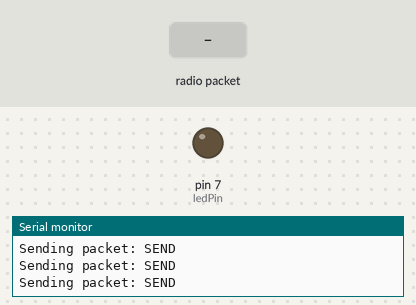
Simulated run of this sketch. Board: Arduino Nano, built with avr-gcc and run on an emulated ATmega328P. Parts: output pins drawn as LEDs (lit = HIGH), the last lines printed to the serial monitor. The test bench sets the inputs (shaded band). No radio packets arrive unless stated.

Above: at 1.2 s.
1.3 s: radio packet "1" arrives
At 2.7 s:
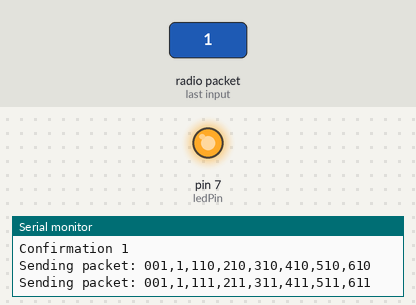
Timing chart, 0 to 4.3 s (numbered marks = the images above; inputs shaded):
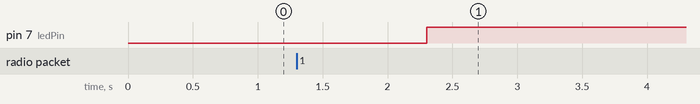

Measured:
- after the input at 1.3 s, pin 7 (ledPin): LOW → HIGH after 1.0 s

The sketch:

Uno_twoway_final.ino
```cpp
#include <SPI.h>
#include <LoRa.h>
const int ledPin = 7;
const int buttonPin = 8;

int count =10;

void setup() {
  pinMode(ledPin, OUTPUT);
  pinMode(buttonPin, INPUT);

  Serial.begin(115200);
  while (!Serial)
    ;
  Serial.println("LoRa Receiver");

  if (!LoRa.begin(433E6)) {
    Serial.println("Starting LoRa failed!");
    while (1)
      ;
  }

  LoRa.setTxPower(20);
}
int starttime;
int endtime;
int counter = 0;
int num = -1;
bool nano = true;

void loop() {
  if (nano) {
    sendString();
  } else {
    send(counter);
  }
  delay(10);

  starttime = millis();
  endtime = starttime;
  while ((endtime - starttime) <= 100)  // do this loop for up to 1000mS
  {
    if (receive()) {
      break;
    }
    endtime = millis();
  }
  if (num == counter) {
    counter = counter + 1;
    if(counter==1000){
      counter = 1;
    }
    if (counter % 5 == 0) {
      nano = true;
    } else {
      nano = false;
    }
  }
}


void send(int s) {

  LoRa.beginPacket();
  int temp = s + 1000;
  String send = String(temp);
  send = send.substring(1,4);
  send = send + createPacket(counter%5);
  LoRa.print(send);
  LoRa.endPacket();
  Serial.print("Sending packet: ");
  Serial.println(send);

}

void sendString() {

  LoRa.beginPacket();
  // LoRa.print(1);
  LoRa.print("SEND");
  LoRa.endPacket();
  Serial.println("Sending packet: SEND");
}


String message = "";

bool receive() {
  int packetSize = LoRa.parsePacket();
  if (packetSize) {
    message = LoRa.readString();
    Serial.println("Confirmation " + message);
    if (nano) {
      if(message.equals("1")){
        digitalWrite(ledPin, HIGH);
      }
      else if(message.equals("0")){
        digitalWrite(ledPin, LOW);
      }
      num = counter;
    } else {
      num = message.toInt();
    }
    return true;
  }
  return false;
}


void updateCount(){
  count++;
  if(count>99){
    count=10;
  }
  return;
}


String createPacket(int identifier){
  int num = identifier;
  String s = ",";
  s += String(num);
  num -=1;
  num *= 6;
  num +=1;

  for(int i=0;i<6;i++){
    s += ",";
    s += String(num+i);
    s += String(count);
  }


  updateCount();
  return s;

}
```
